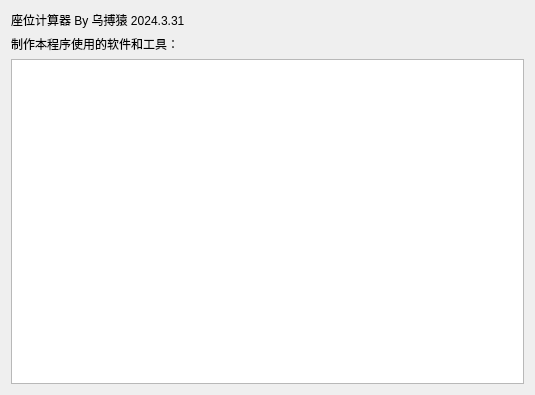
<?xml version="1.0" encoding="UTF-8"?>
<ui version="4.0">
 <class>Dialog</class>
 <widget class="QDialog" name="Dialog">
  <property name="geometry">
   <rect>
    <x>0</x>
    <y>0</y>
    <width>535</width>
    <height>395</height>
   </rect>
  </property>
  <property name="windowTitle">
   <string>关于</string>
  </property>
  <layout class="QGridLayout" name="gridLayout_2">
   <item row="0" column="0">
    <layout class="QGridLayout" name="gridLayout">
     <item row="1" column="0">
      <widget class="QLabel" name="label_2">
       <property name="text">
        <string>制作本程序使用的软件和工具：</string>
       </property>
      </widget>
     </item>
     <item row="2" column="0">
      <widget class="QTextEdit" name="textEdit"/>
     </item>
     <item row="0" column="0">
      <widget class="QLabel" name="label">
       <property name="text">
        <string>座位计算器 By 乌搏猿 2024.3.31</string>
       </property>
      </widget>
     </item>
    </layout>
   </item>
  </layout>
 </widget>
 <resources>
  <include location="resource.qrc"/>
 </resources>
 <connections/>
</ui>
